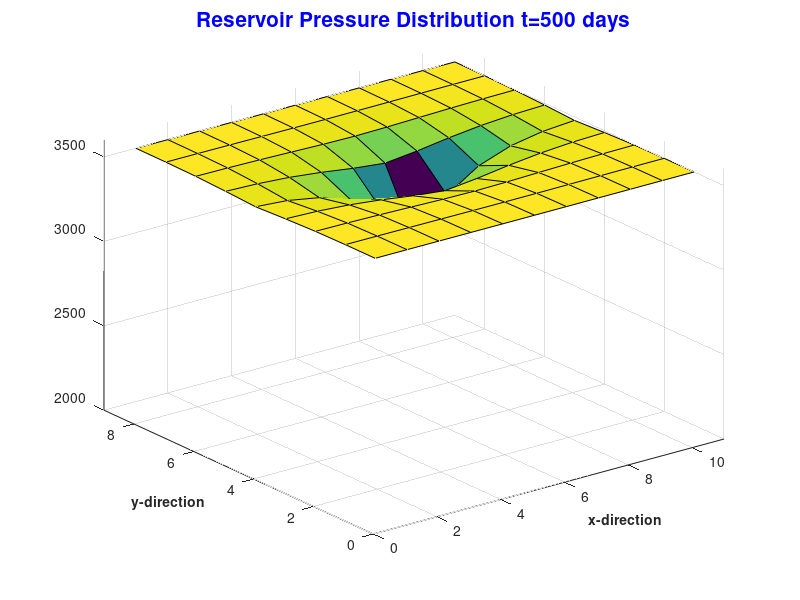
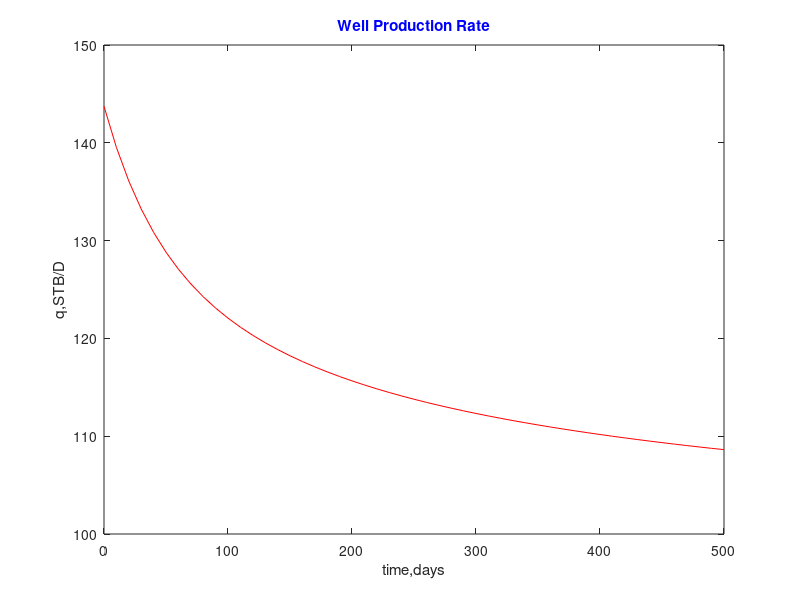

These charts were generated, in order, by the following MATLAB code:
%% Define inputs

clear;
clc;

Nx=11;
Ny=9;
dlt_x=500;
dlt_y=500;
dlt_z=100;
dlt_t=10;

c_o=1.75e-05;
c_f=1.25e-05;
c_t=c_f+c_o;
Bo=1.25;

m=Nx*Ny;

lambda_S=zeros(m,1);
lambda_N=zeros(m,1);
lambda_W=zeros(m,1);
lambda_E=zeros(m,1);
lambda_C=zeros(m,1);

rhv=zeros(m,1);

p_ini=3500;

pwf=1500;

phi_ini=0.2;
miu=5;
kx=10;
ky=2;

re=0.28*sqrt(ky*dlt_x^2+kx*dlt_y^2)/(sqrt(kx)+sqrt(ky));
rw=0.25;
S=1;

for i=1:m
pv(i)=3500;
end

%% Initial Pressure distribution
pv=pv.';
p2d=reshape(pv,Nx,Ny)';
surf(p2d);
szTitle=sprintf('Reservoir Pressure Distribution t=0 days');
axis([0 Nx 0 Ny 2000 3600])
title(szTitle,'fontsize',15,'fontweight','bold','Color','blue');
xlabel('x-direction','fontsize',10,'fontweight','bold')
ylabel('y-direction','fontsize',10,'fontweight','bold')
%% Solve for Pressure distribution at timesteps 1...50

P_matrix=zeros(m,50);
for j=1:50
    Jw=0.00708*sqrt(kx*ky)*dlt_z/(miu*Bo*exp(c_o*(p_ini-pv(50)))*(log(re/rw)+S));
    for i=1:m
    alpha(i)=158.03*c_t*phi_ini*exp(c_f*(pv(i)-p_ini));
    end
    for i=1:m
    lambda_S(i)=ky/(miu);
    lambda_N(i)=ky/(miu);
    lambda_W(i)=kx/(miu);
    lambda_E(i)=kx/(miu);
    end
    for i=1:Nx
    lambda_S(i)=0;
    lambda_N((Ny-1)*Nx+i)=0;
    end
    for i=1:Ny
    lambda_W(1+(i-1)*Nx)=0;
    lambda_E(i*Nx)=0;
    end
    for i=1:m
    lambda_C(i)=-lambda_E(i)-lambda_W(i)-lambda_N(i)-lambda_S(i)-(alpha(i)*dlt_x^2/dlt_t);
    end
    Bin=[lambda_S lambda_W lambda_C lambda_E lambda_N];
    d=[-Nx -1 0 1 Nx];
    sparse = spdiags(Bin,d,m,m+1);
    matrix=full(sparse);
    matrix(:,m+1)=[];
    for i=1:m
    rhv(i)=-alpha(i)*pv(i)*dlt_x^2/dlt_t;
    end
    q(j)=(pv(50)-pwf)*Jw;
    rhv(50)=-alpha(50)*pv(50)*dlt_x^2/dlt_t+(887.3*dlt_x*q(j)*Bo*exp(c_o*(p_ini-pv(50)))/(dlt_z*dlt_y));
    pv_new=matrix\rhv;
    P_matrix(:,j)=pv_new;
    pv=pv_new;
    
    
end
%% Plot P(x,t)
m=50 %specify timestep
p2d=reshape(P_matrix(:,m),Nx,Ny)';
surf(p2d);
szTitle=sprintf('Reservoir Pressure Distribution t=%.0f days',m*dlt_t);
axis([0 Nx 0 Ny 2000 3600])
%title(szTitle,'fontsize',15,'fontweight','bold');
title(szTitle,'fontsize',15, 'Color','blue');
xlabel('x-direction','fontsize',10,'fontweight','bold')
ylabel('y-direction','fontsize',10,'fontweight','bold')
     

%% Plot Q
q(51)=(pv(50)-pwf)*Jw;
for k=1:51
    time_v(k)=(k-1)*dlt_t;
end
figure(2);
plot(time_v,q,'Color','red');
xlabel('time,days');
ylabel('q,STB/D');
title('Well Production Rate','Color','blue');